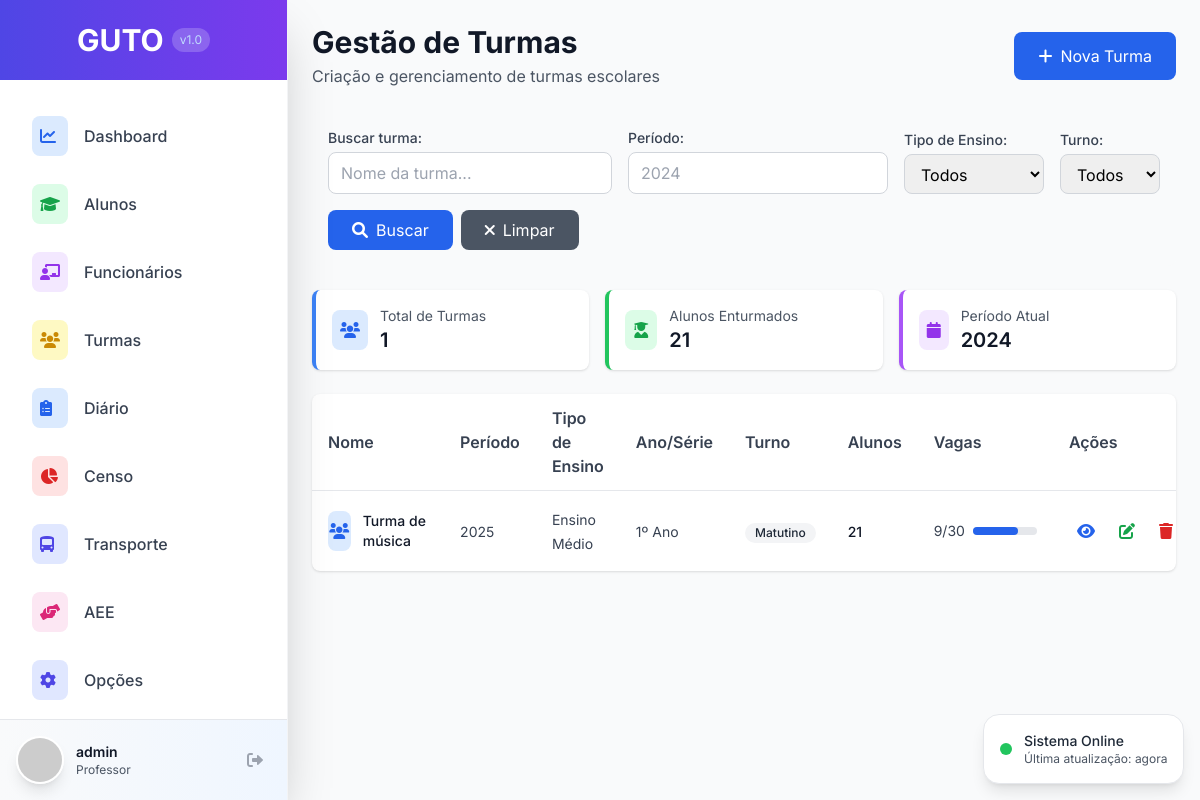
The app's page /turmas/turmas/ (signed in), older data.
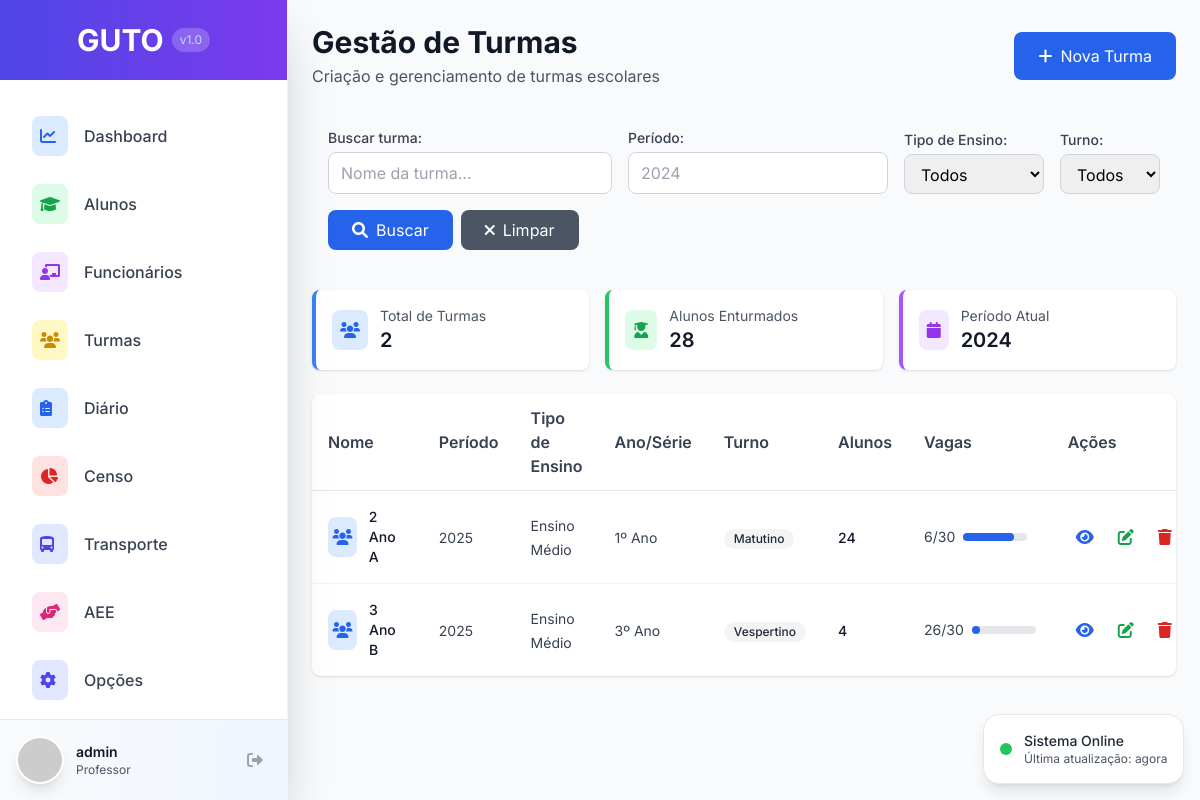
The same page, newer data.
### avaliacao/models.py (models this page shows, shortened)
class Turma(models.Model):
    TIPO_ENSINO_CHOICES = [
        ('EDUCACAO_INFANTIL', 'Educação Infantil'),
        ('ENSINO_FUNDAMENTAL_I', 'Ensino Fundamental I'),
        ('ENSINO_FUNDAMENTAL_II', 'Ensino Fundamental II'),
        ('ENSINO_MEDIO', 'Ensino Médio'),
    ]
    ANO_SERIE_CHOICES = [
        ('BERÇARIO', 'Berçário'),
        ('MATERNAL_I', 'Maternal I'),
        ('MATERNAL_II', 'Maternal II'),
        ('PRE_I', 'Pré I'),
        ('PRE_II', 'Pré II'),
        ('1_ANO', '1º Ano'),
        ('2_ANO', '2º Ano'),
        ('3_ANO', '3º Ano'),
        ('4_ANO', '4º Ano'),
        ('5_ANO', '5º Ano'),
        ('6_ANO', '6º Ano'),
        ('7_ANO', '7º Ano'),
        ('8_ANO', '8º Ano'),
        ('9_ANO', '9º Ano'),
        ('1_ANO_EM', '1º Ano'),
        ('2_ANO_EM', '2º Ano'),
        ('3_ANO_EM', '3º Ano'),
    ]
    TURNO_CHOICES = [
        ('MATUTINO', 'Matutino'),
        ('VESPERTINO', 'Vespertino'),
        ('NOTURNO', 'Noturno'),
        ('INTEGRAL', 'Integral'),
    ]
    nome = models.CharField(max_length=255, verbose_name="Nome da Turma")
    periodo_letivo = models.CharField(max_length=4, default=str(date.today().year), verbose_name="Período Letivo")
    tipo_ensino = models.CharField(max_length=50, choices=TIPO_ENSINO_CHOICES, verbose_name="Tipo de Ensino")
    ano_serie = models.CharField(max_length=50, choices=ANO_SERIE_CHOICES, verbose_name="Ano/Série")
    turno = models.CharField(max_length=20, choices=TURNO_CHOICES, verbose_name="Turno")
    diario_fechado = models.BooleanField(default=False, verbose_name="Diário Fechado")
    vagas_total = models.IntegerField(default=30, verbose_name="Total de Vagas")
    data_criacao = models.DateTimeField(auto_now_add=True, verbose_name="Data de Criação", null=True, blank=True)
    usuario_criacao = models.ForeignKey(User, on_delete=models.PROTECT, verbose_name="Criado por", null=True, blank=True)
    class Meta:
        verbose_name = "Turma"
        verbose_name_plural = "Turmas"
        unique_together = ['nome', 'periodo_letivo']
        ordering = ['periodo_letivo', 'ano_serie', 'nome']
    def get_total_alunos(self):
        return self.enturmacoes.filter(ativo=True).count()
    def get_vagas_disponiveis(self):
        return self.vagas_total - self.get_total_alunos()
    def get_percentual_ocupacao(self):
        if self.vagas_total == 0:
            return 0
        return round((self.get_total_alunos() * 100) / self.vagas_total)

### avaliacao/views.py (the view)
# urls.py: path('turmas/', views.turmas_list, name='turmas_list'),
@login_required
def turmas_list(request):
    turmas = Turma.objects.all().order_by('nome')
    tipo_ensino = request.GET.get('tipo_ensino')
    ano_serie = request.GET.get('ano_serie')
    turno = request.GET.get('turno')
    if tipo_ensino:
        turmas = turmas.filter(tipo_ensino=tipo_ensino)
    if ano_serie:
        turmas = turmas.filter(ano_serie=ano_serie)
    if turno:
        turmas = turmas.filter(turno=turno)
    for turma in turmas:
        turma._prefetched_objects_cache = {}
    paginator = Paginator(turmas, 12)
    page_number = request.GET.get('page')
    page_obj = paginator.get_page(page_number)
    total_turmas = turmas.count()
    total_alunos_enturmados = sum([turma.get_total_alunos() for turma in turmas])
    total_vagas = sum([turma.vagas_total for turma in turmas])
    vagas_ocupadas = total_alunos_enturmados
    vagas_disponiveis = total_vagas - vagas_ocupadas
    context = {
        'page_obj': page_obj,
        'turmas': page_obj,
        'total_turmas': total_turmas,
        'total_alunos_enturmados': total_alunos_enturmados,
        'total_vagas': total_vagas,
        'vagas_ocupadas': vagas_ocupadas,
        'vagas_disponiveis': vagas_disponiveis,
        'current_filters': {
            'tipo_ensino': tipo_ensino,
            'ano_serie': ano_serie,
            'turno': turno,
        }
    }
    return render(request, 'avaliacao/turmas_list.html', context)

### templates/avaliacao/turmas_list.html (shortened to what the changed rows need)
{% extends 'base.html' %}
{% block content %}
<div class="flex flex-col space-y-6">
    <div class="flex items-center justify-between">
        <div>
            <h1 class="text-3xl font-bold text-gray-900">Gestão de Turmas</h1>
        </div>
    </div>
    <div class="grid grid-cols-1 md:grid-cols-3 gap-4">
        <div class="bg-white p-4 rounded-lg shadow border-l-4 border-blue-500">
            <div class="flex items-center">
                <div class="ml-3">
                    <p class="text-sm text-gray-600">Total de Turmas</p>
                    <p class="text-xl font-semibold text-gray-900">{{ total_turmas }}</p>
                </div>
            </div>
        </div>
        <div class="bg-white p-4 rounded-lg shadow border-l-4 border-green-500">
            <div class="flex items-center">
                <div class="ml-3">
                    <p class="text-sm text-gray-600">Alunos Enturmados</p>
                    <p class="text-xl font-semibold text-gray-900">{{ total_alunos_enturmados }}</p>
                </div>
            </div>
        </div>
    </div>
    <div class="bg-white rounded-lg shadow overflow-hidden">
        <div class="overflow-x-auto">
            <table class="w-full table-auto">
                <thead>
                    <tr class="border-b border-gray-200">
                        <th class="text-left py-3 px-4 font-semibold text-gray-700">Nome</th>
                        <th class="text-left py-3 px-4 font-semibold text-gray-700">Período</th>
                        <th class="text-left py-3 px-4 font-semibold text-gray-700">Tipo de Ensino</th>
                        <th class="text-left py-3 px-4 font-semibold text-gray-700">Ano/Série</th>
                        <th class="text-left py-3 px-4 font-semibold text-gray-700">Turno</th>
                        <th class="text-left py-3 px-4 font-semibold text-gray-700">Alunos</th>
                        <th class="text-left py-3 px-4 font-semibold text-gray-700">Vagas</th>
                        <th class="text-left py-3 px-4 font-semibold text-gray-700">Ações</th>
                    </tr>
                </thead>
                <tbody class="divide-y divide-gray-100">
                    {% for turma in turmas %}
                    <tr class="hover:bg-gray-50 transition-colors">
                        <td class="py-4 px-4">
                            <div class="flex items-center space-x-3">
                                <div class="w-10 h-10 rounded-lg bg-blue-100 flex items-center justify-center">
                                    <i class="fas fa-users text-blue-600"></i>
                                </div>
                                <div>
                                    <p class="text-sm font-medium text-gray-900">{{ turma.nome }}</p>
                                </div>
                            </div>
                        </td>
                        <td class="py-4 px-4">
                            <span class="text-sm text-gray-700">{{ turma.periodo_letivo }}</span>
                        </td>
                        <td class="py-4 px-4">
                            <span class="text-sm text-gray-700">{{ turma.get_tipo_ensino_display }}</span>
                        </td>
                        <td class="py-4 px-4">
                            <span class="text-sm text-gray-700">{{ turma.get_ano_serie_display }}</span>
                        </td>
                        <td class="py-4 px-4">
                            <span class="inline-flex items-center px-2.5 py-0.5 rounded-full text-xs font-medium bg-gray-100 text-gray-800">
                                {{ turma.get_turno_display }}
                            </span>
                        </td>
                        <td class="py-4 px-4">
                            <span class="text-sm font-medium text-gray-900">{{ turma.get_total_alunos }}</span>
                        </td>
                        <td class="py-4 px-4">
                            <div class="flex items-center space-x-2">
                                <span class="text-sm text-gray-700">{{ turma.get_vagas_disponiveis }}/{{ turma.vagas_total }}</span>
                                <div class="w-16 bg-gray-200 rounded-full h-2">
                                    <div class="bg-blue-600 h-2 rounded-full" style="width: {{ turma.get_percentual_ocupacao }}%"></div>
                                </div>
                            </div>
                        </td>
                        <td class="py-4 px-4">
                            <div class="flex items-center space-x-2">
                                <a href="{% url 'avaliacao:turma_detail' turma.pk %}"
                                   class="text-blue-600 hover:text-blue-900 p-2 rounded-lg hover:bg-blue-50 transition-colors"
                                   title="Ver detalhes">
                                    <i class="fas fa-eye"></i>
                                </a>
                                <a href="{% url 'avaliacao:turma_edit' turma.pk %}"
                                   class="text-green-600 hover:text-green-900 p-2 rounded-lg hover:bg-green-50 transition-colors"
                                   title="Editar">
                                    <i class="fas fa-edit"></i>
                                </a>
                                <a href="{% url 'avaliacao:turma_delete' turma.pk %}"
                                   class="text-red-600 hover:text-red-900 p-2 rounded-lg hover:bg-red-50 transition-colors"
                                   title="Excluir">
                                    <i class="fas fa-trash"></i>
                                </a>
                            </div>
                        </td>
                    </tr>
                    {% endfor %}
                </tbody>
            </table>
        </div>
    </div>
</div>
{% endblock %}

Row changes from the older to the newer data that the page shows:
changed Turma "1º Ano": nome "Turma de música" → "2 Ano A"; get_total_alunos "21" → "24"; get_vagas_disponiveis "9" → "6"; {{ turma.get_percentual_ocupacao }} 70 → 80 (drawn)
added Turma: nome "3 Ano B", periodo_letivo "2025", tipo_ensino "Ensino Médio", ano_serie "3º Ano", turno "Vespertino", get_total_alunos "4", get_vagas_disponiveis "26", vagas_total "30"
Text that changed along with them:
{{ total_turmas }}: "1" → "2"
{{ total_alunos_enturmados }}: "21" → "28"
